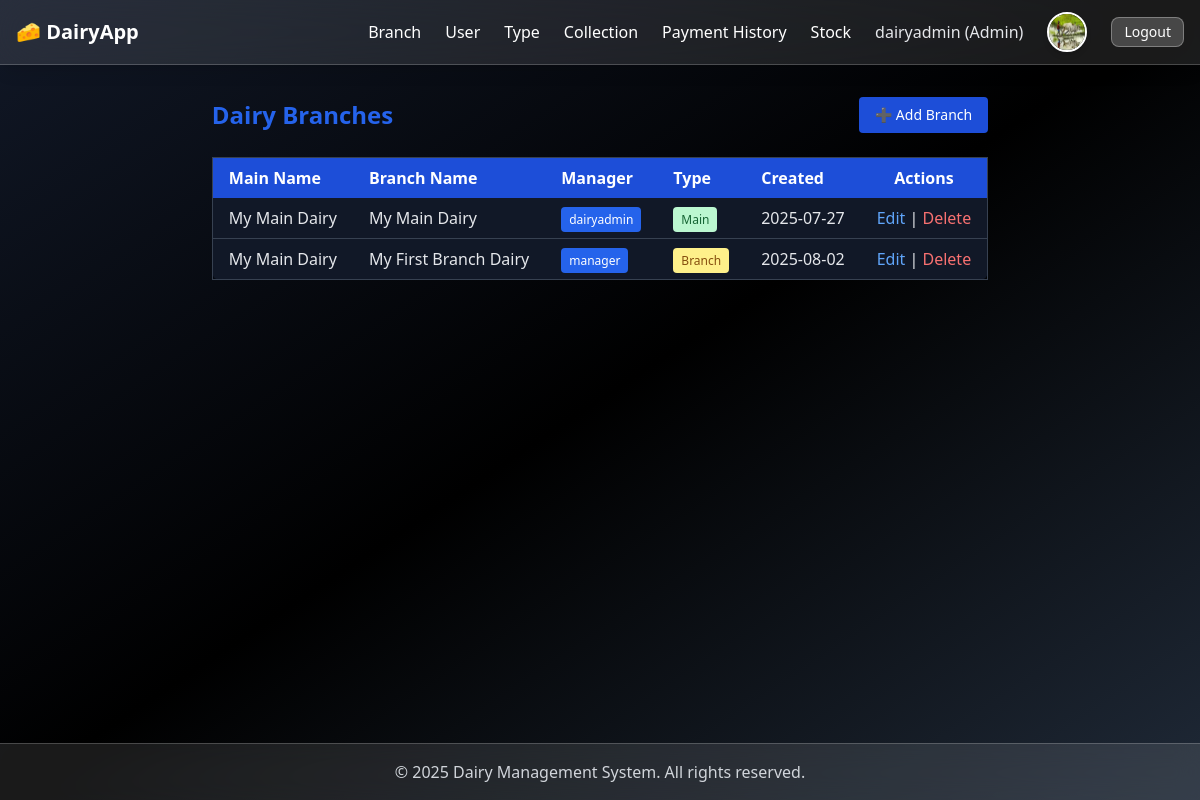
The app's page /branch_dairy_list/ (signed in) with its own data.
### mainapp/models.py (models this page shows, shortened)
class User(AbstractUser):
    Role = (
        ('SuperAdmin','SuperAdmin'),
        ('Admin','Admin'),
        ('Customer','Customer'),
        ('Manager','Manager'),
    )
    mobile = models.CharField(max_length=12)
    address = models.CharField(max_length=1000,null =True,blank=True)
    role = models.CharField(max_length=12,choices=Role,default='Admin')
    is_active = models.BooleanField(default=True)
    profile_image = models.ImageField(upload_to='profile_images/', null=True, blank=True)
    created_at = models.DateTimeField(auto_now_add=True)

class Dairy(models.Model):
    TYPE = (
        ('Main','Main'),
        ('Branch','Branch'),
    )
    main_dairy = models.ForeignKey(MainDairy, on_delete=models.CASCADE,related_name='main_dairy',null=True,blank=True)
    user = models.OneToOneField(User, on_delete=models.CASCADE,related_name='dairy')  #Admin or Manager
    role = models.CharField(max_length=12,choices=TYPE,default='Main')
    name = models.CharField(max_length=255)
    is_main = models.BooleanField(default=False)
    created_at = models.DateTimeField(auto_now_add=True)

class MainDairy(models.Model):
    name = models.CharField(max_length=255)
    created_at = models.DateTimeField(auto_now_add=True)
    current_plan = models.ForeignKey(SubscriptionPlan, on_delete=models.CASCADE,related_name='main_dairy',null=True,blank=True)
    expiry_date = models.DateTimeField(null=True, blank=True)

### mainapp/views.py (the view)
# urls.py: path('branch_dairy_list/', views.branch_dairy_list, name='branch_dairy_list'),
@login_required
def branch_dairy_list(request):
    if request.user.role not in ['Admin','Manager','SuperAdmin']:
        messages.error(request, "Unauthorized access.")
        return redirect('home')
    if request.user.role == 'SuperAdmin':
        branches = Dairy.objects.all()
        return render(request, 'mainapp/branch_dairy_list.html', {'dairies': branches})
    elif request.user.role == 'Admin':
        main_dairy = request.user.dairy.main_dairy
        branches = Dairy.objects.filter(main_dairy=main_dairy)
        return render(request, 'mainapp/branch_dairy_list.html', {'dairies': branches})
    else:
        dairy = request.user.dairy_profile
        print(dairy.dairy.id,'jkjkh')
        branches = Dairy.objects.filter(user = request.user)
        print(branches,'djkhjhh')
        return render(request, 'mainapp/branch_dairy_list.html', {'dairies': branches})

### dairy/mainapp/templates/mainapp/branch_dairy_list.html (shortened to what this page needs)
{% extends 'base.html' %}
{% block content %}
<div class="flex justify-between items-center mb-6">
    <h2 class="text-2xl font-bold text-blue-600">Dairy Branches</h2>
    {% if request.user.role == 'Admin' %}
    <a href="{% url 'add_branch_dairy' %}" class="bg-blue-700 text-white px-4 py-2 rounded hover:bg-blue-800 text-sm">
        ➕ Add Branch
    </a>
    {% endif %}
</div>
<div class="overflow-x-auto">
    <table class="min-w-full bg-gray-900 border border-gray-700 rounded-lg shadow-lg">
        <thead class="bg-blue-700 text-white">
            <tr>
                <th class="py-2 px-4 text-left">Main Name</th>
                <th class="py-2 px-4 text-left">Branch Name</th>
                <th class="py-2 px-4 text-left">Manager</th>
                <th class="py-2 px-4 text-left">Type</th>
                <th class="py-2 px-4 text-left">Created</th>
                {% if request.user.role == 'Admin' %}
                    <th class="py-2 px-4 text-center">Actions</th>
                {% endif %}
            </tr>
        </thead>
        <tbody class="text-gray-200">
            {% for dairy in dairies %}
            <tr class="border-b border-gray-700 hover:bg-gray-800">
                <td class="py-2 px-4">{{ dairy.main_dairy.name }}</td>
                <td class="py-2 px-4">{{ dairy.name }}</td>
                <td class="py-2 px-4">
                    <span class="bg-blue-600 text-white px-2 py-1 rounded text-xs">{{ dairy.user.username }}</span>
                </td>
                <td class="py-2 px-4">
                    {% if dairy.role == 'Main' %}
                        <span class="bg-green-200 text-green-800 px-2 py-1 rounded text-xs">Main</span>
                    {% else %}
                        <span class="bg-yellow-200 text-yellow-800 px-2 py-1 rounded text-xs">Branch</span>
                    {% endif %}
                </td>
                <td class="py-2 px-4">{{ dairy.created_at|date:"Y-m-d" }}</td>
                {% if request.user.role == 'Admin' %}
                <td class="py-2 px-4 text-center">
                    <a href="{% url 'edit_branch_dairy' dairy.id %}" class="text-blue-400 hover:underline">Edit</a> |
                    <a href="{% url 'delete_branch_dairy' dairy.id %}" class="text-red-400 hover:underline" onclick="return confirm('Are you sure?')">Delete</a>
                </td>
                {% endif %}
            </tr>
            {% empty %}
            <tr>
                <td colspan="6" class="text-center py-4 text-gray-500">No branches found.</td>
            </tr>
            {% endfor %}
        </tbody>
    </table>
</div>
{% endblock %}

### templates/base.html (shortened to what this page needs)
<!DOCTYPE html>
<html lang="en">
<head>
    <script src="https://cdn.tailwindcss.com"></script>
</head>
<body class="bg-gradient-to-br from-gray-900 via-black to-gray-800 text-gray-200 flex flex-col min-h-screen">
<nav class="bg-white/10 backdrop-blur-xl border-b border-white/20 shadow-lg">
    <div class="max-w-7xl mx-auto px-4">
        <div class="flex justify-between items-center h-16">
            <a href="{% url 'home' %}" class="text-white text-xl font-semibold flex items-center gap-2">
                🧀 DairyApp
            </a>
            <div class="hidden md:flex items-center gap-6">
                {% if request.user.is_authenticated %}
                    {% if request.user.role in 'AdminManager' %}
                        <a href="{% url 'branch_dairy_list' %}" class="nav-link">Branch</a>
                        <a href="{% url 'user_list' %}" class="nav-link">User</a>
                        <a href="{% url 'milk_type_list' %}" class="nav-link">Type</a>
                        <a href="{% url 'milk_collection_list' %}" class="nav-link">Collection</a>
                        <a href="{% url 'payment_history' %}" class="nav-link">Payment History</a>
                        <a href="{% url 'milk_stock' %}" class="nav-link">Stock</a>
                    {% elif request.user.role in 'Customer' %}
                        <a href="{% url 'milk_collection_list' %}" class="nav-link">Collection</a>
                        <a href="{% url 'payment_history' %}" class="nav-link">Payment History</a>
                    {% elif request.user.role in 'SuperAdmin' %}
                        <a href="{% url 'branch_dairy_list' %}" class="nav-link">Branch</a>
                        <a href="{% url 'subscription_plan_list' %}" class="nav-link">Plan</a>
                    {% endif %}
                    <span class="text-gray-200">{{ request.user.first_name }} ({{ request.user.role }})</span>
                    <a href="{% url 'update_profile' %}" class="inline-block">
                        {% if request.user.profile_image %}
                            <img src="{{ request.user.profile_image.url }}" alt="Profile"
                                class="w-10 h-10 rounded-full border-2 border-white shadow-md hover:opacity-80">
                        {% else %}
                            <div class="w-10 h-10 rounded-full bg-white text-blue-700 flex items-center justify-center font-bold">
                                {{ request.user.username|first|upper }}
                            </div>
                        {% endif %}
                    </a>
                    <a href="{% url 'logout' %}" class="bg-white/20 border border-white/30 text-white px-3 py-1 rounded-lg hover:bg-white/30 text-sm">Logout</a>
                {% else %}
                    <a href="{% url 'subscription_plan_list' %}" class="btn-outline">Plan</a>
                    <a href="{% url 'login' %}" class="btn-outline">Login</a>
                    <a href="{% url 'signup' %}" class="btn-outline">Signup</a>
                {% endif %}
            </div>
        </div>
    </div>
</nav>
<main class="max-w-6xl mx-auto mt-8 px-4 flex-grow">
    {% block content %}{% endblock %}
</main>
<footer class="bg-white/10 backdrop-blur-md border-t border-white/20 text-gray-300 text-center p-4 mt-12">
    &copy; 2025 Dairy Management System. All rights reserved.
</footer>
</body>
</html>

### templates/base.html (style rules this page uses)
.nav-link { color: white; text-decoration: none; }

### records on screen
User: user.first_name "dairyadmin", user.role "Admin", user.profile_image (picture)
Dairy: main_dairy.name "My Main Dairy", name "My Main Dairy", user.username "dairyadmin", role "Main", created_at "2025-07-27"
Dairy: main_dairy.name "My Main Dairy", name "My First Branch Dairy", user.username "manager", role "Branch", created_at "2025-08-02"
